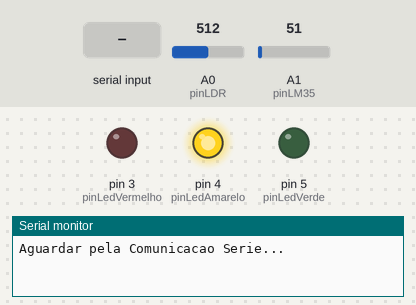
A sketch run on a simulated Arduino Uno, built with avr-gcc and run on an emulated ATmega328P. Parts: output pins drawn as LEDs (lit = HIGH), the last lines printed to the serial monitor. The inputs (shaded band) are chosen by the test bench; at power-on: A1 (pinLM35) = 51, A0 (pinLDR) = 512.

Above: at 1.2 s.
1.3 s: "OK\n" received over Serial
At 2.0 s:
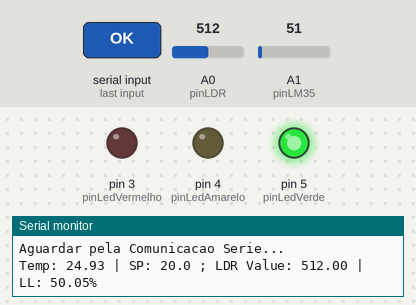
2.8 s: A1 (pinLM35) set to 44
4.3 s: A1 (pinLM35) set to 38
At 4.9 s:
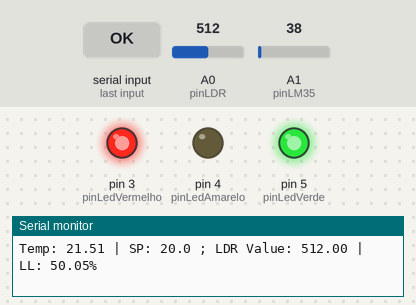
7.3 s: A0 (pinLDR) set to 0
At 8.2 s:
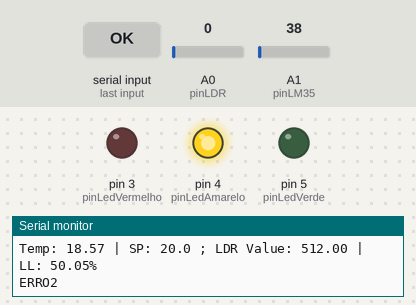
Timing chart, 0 to 10.3 s (numbered marks = the images above; inputs shaded):
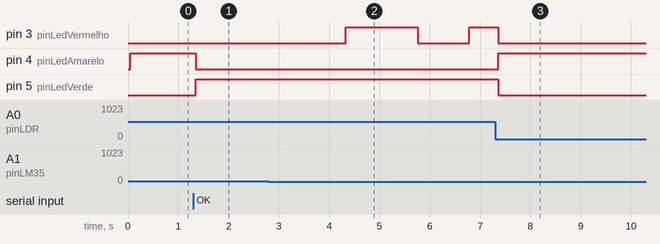

Measured:
- the behaviour switches between 41 and 40 on A1 (pinLM35) (found by bisection; images 1 and 2)
- after the input at 1.3 s, pin 4 (pinLedAmarelo): HIGH → LOW after 0.05 s; pin 5 (pinLedVerde): LOW → HIGH after 0.05 s
- after the input at 4.3 s, pin 3 (pinLedVermelho): LOW → HIGH at once, → LOW 1.4 s later, → HIGH 1.0 s later
- after the input at 7.3 s, pin 4 (pinLedAmarelo): LOW → HIGH after 0.06 s; pin 5 (pinLedVerde): HIGH → LOW after 0.06 s

The sketch:

finalProject.ino
```cpp
//Pins dos Sensores
const int pinLDR = A0;
const int pinLM35 = A1;

//Pins dos LEDs
const int pinLedVermelho = 3;
const int pinLedAmarelo = 4;
const int pinLedVerde = 5;

//Inicializar variáveis globais
///Sensores
float valorMedidoLDR = 0.0; // valor do LDR medido pelo Arduino (ADC de 10 bits)
float luminosidade = 0.0; // Luminosidade medida (em percentagem c/ 1 casa decimal)
float valorMedidoLM35 = 0.0; // valor do LM35 medido pelo Arduino (ADC de 10 bits)
float temperaturaMedida = 0.0; // Temperatura medida (em graus Celsius c/ 1 casa decimal)
float temperaturaSetpoint = 20.0; // Setpoint de temperatura selecionado no LabVIEW (em graus Celsius c/ 1 casa decimal)
///comunicação
bool sistemaOperacional = false;
unsigned long previousMillis1 = 0;
unsigned long previousMillis2 = 0;
unsigned long previousMillis3 = 0;
const unsigned long serialInterval = 900; // Intervalo de envio de dados (de 1 em 1 segundo neste caso)
///LEDs
bool estadoLedVermelho = LOW;
const unsigned long tOff = 1000; // Tempo off LED vermelho (1 segundo)


void setup() {
  Serial.begin(9600); //Iniciar Comunicação em Série

  pinMode(pinLedVermelho,OUTPUT);
  pinMode(pinLedAmarelo,OUTPUT);
  pinMode(pinLedVerde,OUTPUT);
  /*
  pinMode(lighSensor,INPUT);
  pinMode(temperatureSensor,INPUT)
  */
}


void loop() {

  leituraSensores(); // Leitura dos sensores

  estadoSistema(); //Estado do sistema (indicado pelos LEDs)

  leituraDadosSerie(); // Leitura de dados porta série
}


void  leituraSensores(){
  // 3 leituras do valor de luminosidade
  int valorMedidoLDR_1 = analogRead(pinLDR);
  delay(10);
  int valorMedidoLDR_2 = analogRead(pinLDR);
  delay(10);
  int valorMedidoLDR_3 = analogRead(pinLDR);
  // média ponderada das 3 medições
  valorMedidoLDR = (valorMedidoLDR_1 + valorMedidoLDR_2 + valorMedidoLDR_3)/3;
  // registo(em %) na variável luminosidae
  luminosidade = valorMedidoLDR * 100.0 / 1023.0;

  // 3 leituras do valor de temperatura
  int valorMedidoLM35_1 = analogRead(pinLM35);
  delay(10);
  int valorMedidoLM35_2 = analogRead(pinLM35);
  delay(10);
  int valorMedidoLM35_3 = analogRead(pinLM35);
  // média ponderada das 3 medições
  valorMedidoLM35 = (valorMedidoLM35_1 + valorMedidoLM35_2 + valorMedidoLM35_3)/3;
  // registo(em ºC) na variável temperaturaMedida
  temperaturaMedida = valorMedidoLM35 * (5.0 /1023.0) * 100; // 10mV por ºC
}


void estadoSistema(){
  //Caso de sistema não operacional, ou erro em algum dos sensores
  if (!sistemaOperacional || valorMedidoLM35 == 1023 || valorMedidoLM35 == 0 || valorMedidoLDR == 1023 || valorMedidoLDR == 0) {

    //LED amarelo liga
    digitalWrite(pinLedVerde, LOW);
    digitalWrite(pinLedVermelho, LOW);
    digitalWrite(pinLedAmarelo, HIGH);

    //Mensagem que traduz o estado do sistema
    unsigned long currentMillis = millis();
    if (currentMillis - previousMillis1 >= serialInterval) {
      previousMillis1 = currentMillis;

      // problemas na montagem do LM35
      if (valorMedidoLM35 == 1023 || valorMedidoLM35 == 0) {
        Serial.println("ERRO1");
        sistemaOperacional = false;

        // problemas na montagem do LDR
      } else if (valorMedidoLDR == 1023 || valorMedidoLDR == 0) {
        Serial.println("ERRO2");
        sistemaOperacional = false;

      } else if (!sistemaOperacional) {
        Serial.println("Aguardar pela Comunicacao Serie...");
      }
    }

  //Caso de sistema operacional e nenhum erro nos sensores
  } else {

    //LED Verde liga
    digitalWrite(pinLedVerde, HIGH);
    digitalWrite(pinLedAmarelo, LOW);

    // Controlo do LED vermelho
    float erro = temperaturaSetpoint - temperaturaMedida;
    unsigned long  tOn = erro * 1000; //LED vermelho "erro(ºC) segundos" ON
    if (temperaturaSetpoint < temperaturaMedida) {
      digitalWrite(pinLedVermelho, LOW);
    } else if (erro > 10) { //se a temperatura desejada é superior a 10ºC acima daquela que é a temperatura atual
      digitalWrite(pinLedVermelho, HIGH);
    } else if (erro <= 10 && erro >= 0) { //se a temperatura desejada está até os 10ºC acima daquela que é a temperatura atual
      piscarLEDVermelho(tOn);
    }

    // Há envio de dados
    envioDados();
  }
}


void piscarLEDVermelho(unsigned long tOn) {
  unsigned long currentMillis = millis();
  if (estadoLedVermelho == LOW && currentMillis - previousMillis2 >= tOff) {
    //tON
    estadoLedVermelho = HIGH;
    previousMillis2 = currentMillis;
    digitalWrite(pinLedVermelho, HIGH);
  } else if (estadoLedVermelho == HIGH && currentMillis - previousMillis2 >= tOn) {
    //tOFF
    estadoLedVermelho = LOW;
    previousMillis2 = currentMillis;
    digitalWrite(pinLedVermelho, LOW);
  }
}


void leituraDadosSerie(){
  if (Serial.available() > 0) { //se existir data para ser lida no buffer
    String input = Serial.readStringUntil('\n'); //ler os dados até encontrar o fim de linha
    input.trim();  // Remove espaços em branco antes e depois da string

    if (input.startsWith("SET")) { //Verifica se a string começa com o texto "SET"
      temperaturaSetpoint = input.substring(3).toFloat(); //extrai tudo após os três primeiros caracteres (neste caso, o valor do setpoint), e o valor extraído é convertido de string para float
    } else if (input == "DANGER") {
      sistemaOperacional = false;
    } else if (input == "OK") {
      sistemaOperacional = true;
    }
  }
}


void envioDados(){
  unsigned long currentMillis = millis();
  if (currentMillis - previousMillis3 >= serialInterval) {
    previousMillis3 = currentMillis;

      Serial.print("Temp: ");
      Serial.print(temperaturaMedida, 2);
      Serial.print(" | SP: ");
      Serial.print(temperaturaSetpoint, 1);

      Serial.print(" ; LDR Value: ");
      Serial.print(valorMedidoLDR);
      Serial.print(" | LL: ");
      Serial.print(luminosidade, 2);
      Serial.println("%");
  }
}
```
